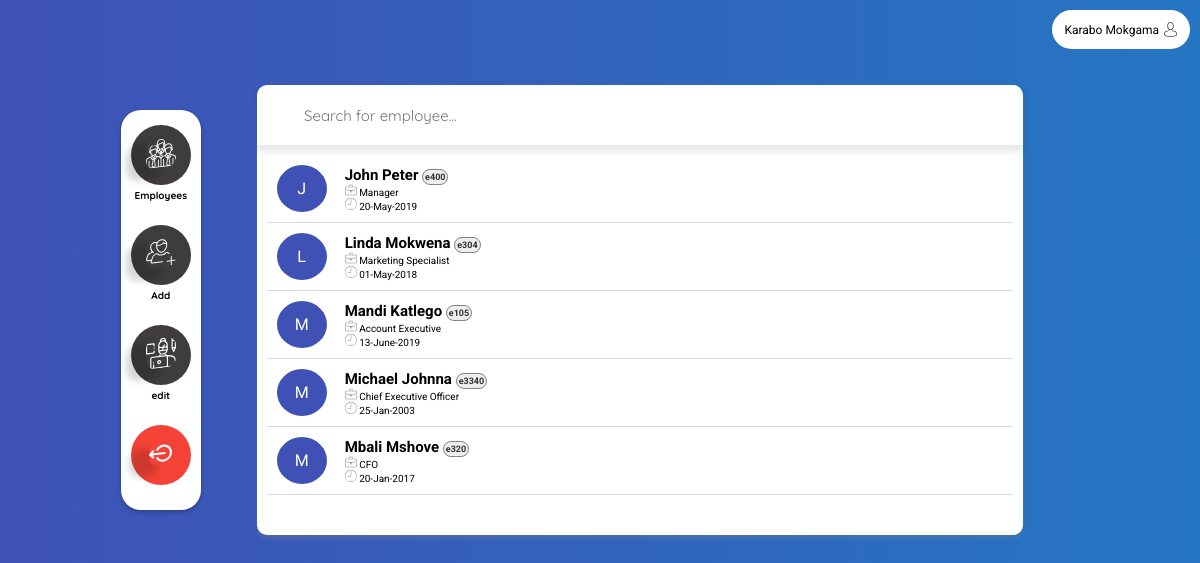
Page /manage.php (signed in) on the committed database.
### tables this page shows
CREATE TABLE `employee_info` (
  `employee_ID` int(11) NOT NULL,
  `employee_number` varchar(25) NOT NULL,
  `name` varchar(25) NOT NULL,
  `surname` varchar(25) NOT NULL,
  `admin` varchar(25) NOT NULL,
  `username` varchar(25) NOT NULL,
  `password` varchar(25) NOT NULL,
  `position` varchar(25) NOT NULL,
  `start-date` varchar(25) NOT NULL
);

### manage.php (the view, shortened to what this page needs)
<?php
if(!isset($_SESSION["sess_user"])) {
  header("Location: index.php");
} else
  {
     include('php/connect.php');
     $select_information_of_user = "SELECT * FROM `employee_info`  WHERE Username = '".$_SESSION['sess_user']."'";
     $results = mysqli_query($conn,$select_information_of_user);
     $row = mysqli_fetch_array($results);
       $admin_name = $row['name'];
       $admin_surname = $row['surname'];
    ?>
<!DOCTYPE html>
<html>
    <head>
        <link href="css/style.css" rel="stylesheet" type="text/css">
    </head>
    <body>
        <div class="Admin_active">
            <?php echo "$admin_name $admin_surname"; ?> <img class="userName" src="assets/user.svg">
        </div>
        <div class="conatiner_double">
            <div class="side_menuContainer">
                <div id="employee" class="icon_imageContainer">
                    <img class="iconsSideMenu" src="assets/view_employeesIcon.svg"/>
                    Employees
                </div>
                <div id="Add_employee" class="icon_imageContainer">
                    <img class="iconsSideMenu" src="assets/add-user.svg"/>
                    Add
                </div>
                <div id="edit_employee" class="icon_imageContainer">
                        <img class="iconsSideMenu" src="assets/edit.svg"/>
                        edit
                    </div>
                    <div id="logoutAdmin" class="icon_imageContainer c">
                            <img class="iconsSideMenu c" src="assets/logout.svg">
                        </div>
            </div>
            <div class="menu_displayContainer">
                <div id="Search_employeeContent">
                <div class="searchInput_container">
                    <input class="searchInput" placeholder="Search for employee..." type="text" id="search_employee"/>
                </div>
                <div class="employeeList_container">
                    <div id='employee_ListView' class="employee_ListView">
                    <?php include("php/fetchUsers.php") ?>
                    </div>
                </div>
                </div>
            </div>
        </div>
    </body>
</html>
<?php
}
?>

### php/fetchUsers.php (shortened to what this page needs)
<?php
                     $sql_fetch = "SELECT * FROM `employee_info` WHERE Admin!='Yes'";
                     $sql_data  = mysqli_query($conn, $sql_fetch);
                         while($rows = mysqli_fetch_array($sql_data,MYSQLI_ASSOC)) {
                             $employee_Name = ucfirst($rows['name']);
                             $employee_Surname = ucfirst($rows['surname']);
                             $employee_Positionn = ucfirst($rows['position']);
                             $employee_StartDate = $rows['start-date'];
                             $employee_Number = $rows['employee_number'];
                             $firstUserCharater = substr($employee_Name, 0, 1);
                             echo
                             "
                    <div id='scroll2' class='employeeConatiner'>
                        <div class='employeeFirstLetter'>
                            $firstUserCharater
                        </div>
                        <div class='employeeName'>
                            <b>$employee_Name $employee_Surname <span class='employee_number'>
                            $employee_Number</span></b>
                            <br>
                            <span><img src='assets/position.svg'>
                                $employee_Positionn</span>
                            <br>
                            <span><img src='assets/start-date.svg'>
                                $employee_StartDate</span>
                        </div>
                    </div>
                             ";
                         }
                    ?>

### css/style.css (style rules this page uses)
body { padding : 0px; margin : 1px; font-family: 'Roboto', sans-serif; background: linear-gradient(to left, #4FC1E9, #0B9BD0, #3F51B5); background-size: 400% 400%; animation: Gradient 15s ease infinite; }
.conatiner_double { width: 80%; height: 500px; margin: 60px auto; display: flex; align-items: center; }
.side_menuContainer { background: #FFFFFF; box-shadow: 0px 2px 4px rgba(0, 0, 0, 0.25); border-radius: 20px; width: 80px; height: 80%; }
.menu_displayContainer { box-shadow: 0px 4px 4px rgba(134, 134, 134, 0.25); margin: 0 auto; width: 80%; height: 90%; background-color: #fff; border-radius: 10px; }
.side_menuContainer { background: #FFFFFF; box-shadow: 0px 2px 4px rgba(0, 0, 0, 0.25); border-radius: 20px; width: 80px; height: 80%; display: grid; align-items: stretch; }
.icon_imageContainer { width: 75%; height: 60px; margin: 15px auto; background: rgb(62, 60, 60); border-radius: 50%; }
img.iconsSideMenu { width: 30px; margin: 13px auto; display: block; transform: skewY(-7deg); box-shadow: -17px 7px 7px 3px #00000029; border-radius: 9px; transition: 0.3s all; }
.icon_imageContainer { width: 75%; height: 60px; margin: 15px auto; background: rgb(62, 60, 60); border-radius: 50%; font-size: 10px; line-height: 3; text-align: center; font-family: 'Quicksand', sans-serif; font-weight: bolder; }
.icon_imageContainer.c { background-color: #F44336; }
img.iconsSideMenu.c { width: 23px; margin: 17px auto; }
input#search_employee { width: 90%; margin: 0 auto; display: block; height: 10px; border-radius: 2.5em; border: none; background-color: #fff; outline: none; padding: 15px; font-family: 'Quicksand', sans-serif; font-size: 15px; }
.searchInput_container { padding: 10px; box-shadow: 0px 7px 6px #00000017; }
.employeeConatiner { display: flex; align-items: center; padding: 10px; border-bottom: 1px solid #ddd; }
.employeeFirstLetter { width: 50px; text-align: center; border-radius: 50%; background-color: #3F51B5; line-height: 47px; margin-right: 18px; color: #fff; transform: skewX(0deg); }
.employeeName { font-size: 10px; }
.employeeName b { font-size: 15px; }
.Admin_active { display: flex; padding: 12px; position: fixed; top: 10px; right: 10px; background-color: #fff; border-radius: 26px; font-size: 12px; align-items: center; }
img.userName { margin-left: 4px; }
span.employee_number { font-size: 9px; background-color: #eeeeee; padding: 2px; border-radius: 10px; color: #323232; border: 1px solid #838383; }
.employee_ListView { overflow-y: scroll; height: 350px; }
.employeeList_container { padding: 10px; }

### rows in the picture
employee_info: name "Karabo", surname "Mokgama"
employee_info: name "J", name "John", surname "Peter", employee_number "e400", position "Manager", value "20-May-2019"
employee_info: name "L", name "Linda", surname "Mokwena", employee_number "e304", position "Marketing Specialist", value "01-May-2018"
employee_info: name "M", name "Mandi", surname "Katlego", employee_number "e105", position "Account Executive", value "13-June-2019"
employee_info: name "M", name "Michael", surname "Johnna", employee_number "e3340", position "Chief Executive Officer", value "25-Jan-2003"
employee_info: name "M", name "Mbali", surname "Mshove", employee_number "e320", position "CFO", value "20-Jan-2017"
